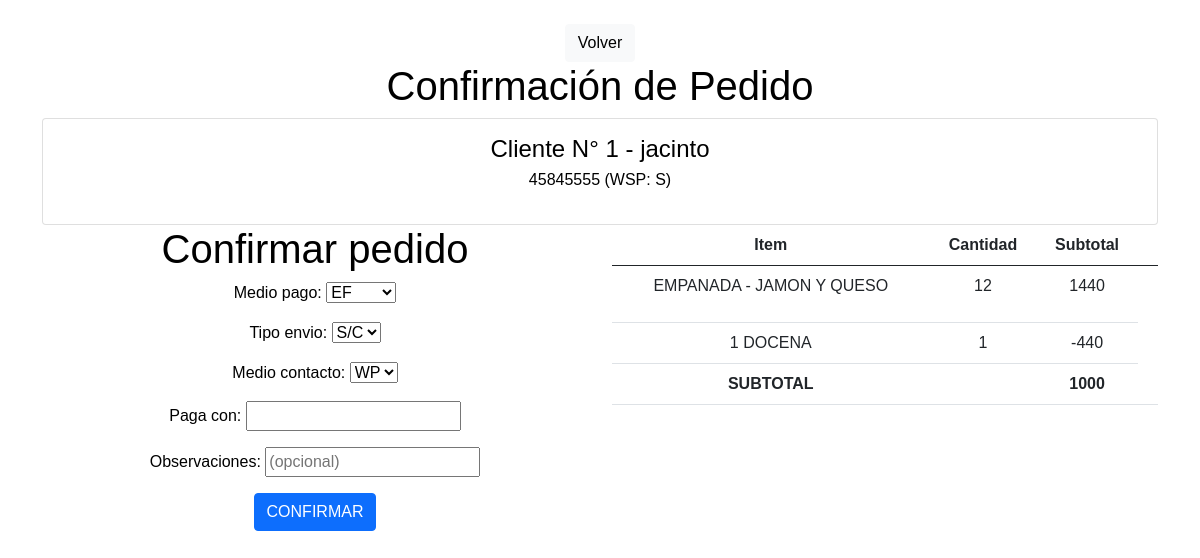
Page /confirmacion/1/1 (signed in) on the committed database.
### MODULOS/Cliente/models.py (models this page shows, shortened)
class Cliente(models.Model):
    id_cliente= models.AutoField(primary_key=True)
    nombre=models.CharField(max_length=15)
    direccion=models.ForeignKey(Direccion, on_delete=models.CASCADE)
    telefono=models.PositiveBigIntegerField()
    es_whatsapp=models.CharField(choices=SI_NO, max_length=2)
    telefono2=models.PositiveBigIntegerField(blank=True, null=True)
    es_whatsapp2=models.CharField(blank=True, null=True, choices=SI_NO, max_length=2)
    categoria=models.CharField(max_length=50, blank=True, null=True)
    fecha_alta=models.DateField(auto_now=True)
    objects=models.Manager()

### MODULOS/Pedidos/models.py (models this page shows)
class MediosPagos(models.Model):
    medio_pago=models.CharField(max_length=3, choices=MEDIOS_PAGO)
    def __str__(self):
        t="{}"
        return t.format(self.medio_pago)

class TiposEnvios(models.Model):
    tipo_envio=models.CharField(max_length=20)
    precio=models.IntegerField()
    def __str__(self):
        t="{}"
        return t.format(self.tipo_envio)

### MODULOS/Carrito/models.py (models this page shows, shortened)
class Cart(models.Model):
    pedido=models.ForeignKey(NumeroPedido, on_delete=models.CASCADE, null=False, blank=False)
    id_cliente=models.ForeignKey(Cliente, on_delete=models.CASCADE, null=False, blank=False)
    producto=models.ForeignKey(Producto, on_delete=models.CASCADE,null=False, blank=False)
    cantidad=models.PositiveIntegerField(validators=[CantidadMayorCeroValidador])
    subtotal=models.PositiveIntegerField(null=True, blank=True)
    observaciones=models.CharField(max_length=100, null=True, blank=True)
    objects=models.Manager()

class CartPromociones(models.Model):
    pedido=models.ForeignKey(NumeroPedido, on_delete=models.CASCADE, null=False, blank=False)
    id_cliente=models.ForeignKey(Cliente, on_delete=models.CASCADE, null=False, blank=False)
    id_promocion=models.ForeignKey(Promocion, on_delete=models.CASCADE, null=True, blank=True)
    cantidad=models.PositiveIntegerField(validators=[CantidadMayorCeroValidador])
    subtotal=models.IntegerField(null=True, blank=True)
    objects=models.Manager()

### MODULOS/Inventario/models.py (models this page shows)
class Producto(models.Model):
    id_producto=models.CharField(max_length=20)
    categoria=models.ForeignKey(CategoriasProductos, on_delete=models.CASCADE, default="")
    nombre=models.CharField(max_length=20)
    tamano=models.CharField(choices=TAMANO_PRODUCTOS, max_length=20)
    precio=models.PositiveBigIntegerField()
    objects=models.Manager()
    def __str__(self):
        txt="{} - {}"
        return txt.format(self.categoria,self.nombre)

class CategoriasProductos(models.Model):
    categoria=models.CharField(max_length=20)
    def __str__(self):
        txt="{}"
        return txt.format(self.categoria)

class Promocion (models.Model):
    id_promocion=models.CharField(max_length=20)
    tipo_promocion=models.CharField(choices=TIPOS_PROMOCIONES, max_length=2)
    valor_promocion_semana=models.IntegerField(validators=[ValorPromocionValidador])
    valor_promocion_fin_de_semana=models.IntegerField(validators=[ValorPromocionValidador])
    objects=models.Manager()
    def __str__ (self):
        txt="{}"
        return txt.format(self.id_promocion)

### MODULOS/Pedidos/views.py (the view, shortened to what this page needs)
# urls.py: path('confirmacion/<int:id_cliente>/<int:pedido>',confirmacion_pedido, name="confirmacion_pedido"),
@login_required
def confirmacion_pedido(request, id_cliente, pedido):
    fk_cliente=Cliente.objects.get(id_cliente=id_cliente)
    fk_pedido=NumeroPedido.objects.get(pedido=pedido)
    carrito=Cart.objects.filter(pedido=pedido).select_related()
    promociones=CartPromociones.objects.select_related().filter(pedido=pedido)
    def calcular_subtotal():
        t=[]
        for p in carrito:
            t.append(p.subtotal)
        for promo in promociones:
            t.append(int(promo.subtotal))
        return sum(t)
    form=PedidosForm()
    form_nuevo_cliente=ClienteForm()
    context={"form":form,
             "cliente":fk_cliente, "carrito":carrito,
             'id_cliente':id_cliente, "pedido":pedido,
             'promociones':promociones, 'subtotal':calcular_subtotal()}
    return render(request, "confirmacion.html", context)

### MODULOS/Pedidos/forms.py
class PedidosForm(ModelForm):
    observaciones= forms.CharField(label='Observaciones', required=False,
                    widget=forms.TextInput(attrs={'placeholder': '(opcional)'}))
    class Meta:
        model=Pedido
        fields=["medio_pago","tipo_envio","medio_contacto","paga_con", "observaciones"]

### MODULOS/Pedidos/models.py (called while the page is built)
    def __str__(self):
        t="{}"
        return t.format(self.medio)

### templates/confirmacion.html (shortened to what this page needs)
{% load static %}
<!DOCTYPE html>
<html lang="en">
<head>
    <link rel="stylesheet" href="{% static 'assets/bootstrap/css/bootstrap.min.css' %}">
    <link rel="stylesheet" href="{% static 'assets/css/styles.css' %}">
</head>
<body>
    <ul style="display: inline;">
        <li style="display: inline;">
            <div class="container">
                <div class="row">
                    <div class="col-md-12"><button class="btn btn-light" type="button" data-bs-target="#modal-1" data-bs-toggle="modal">Volver</button>
                    </div>
                </div>
            </div>
        </li>
        <li style="display: inline;">
            <div class="container">
                <div class="row">
                    <div class="col-md-12">
                        <h1>Confirmación de Pedido</h1>
                    </div>
                </div>
            </div>
        </li>
    </ul>
    <div class="container">
        <div class="row">
            <div class="col-md-12">
                <div class="card">
                    <div class="card-body">
                        <h4 class="card-title">Cliente N° {{cliente.id_cliente}} - {{cliente.nombre}}</h4>
                            <p class="card-text">{{cliente.telefono}} (WSP: {{cliente.es_whatsapp}})
                            </p><a class="card-link" href="#"></a>
                    </div>
                </div>
            </div>
        </div>
    </div>
    <div class="container">
        <div class="row">
            <div class="col-md-6 text-center">
                <h1>Confirmar pedido</h1>
                <form action="" class="form-group" method="POST">
                    {{form.as_p}}
                    <input class="btn btn-primary" type="submit" value="CONFIRMAR" />
                </form>
            </div>
<div class="col-md-6">
                <div class="table-responsive">
                    <table class="table">
                        <thead>
                            <tr>
                                <th>Item</th>
                                <th>Cantidad</th>
                                <th>Subtotal</th>
                                <th></th>
                            </tr>
                        </thead>
                        <tbody>
                        {% for obj in carrito%}
                            <tr>
                                <td>{{obj.producto}}
                                </td>
                                <td>{{obj.cantidad}}</td>
                                <td>{{obj.subtotal}}</td>
                            </tr>
                        {% endfor %}
                        {% for obj in promociones%}
                        <tr>
                            <td>{{obj.id_promocion}}</td>
                            <td>{{obj.cantidad}}</td>
                            <td>{{obj.subtotal}}</td>
                        </tr>
                        {% endfor %}
                            <td><b>SUBTOTAL</b></td>
                            <td><b>{{cantidad_productos}}</b></td>
                            <td><b>{{subtotal}}</b></td>
                            <td></td>
                        </tbody>
                    </table>
                </div>
            </div>
        </div>
    </div>
</body>
</html>

### static/assets/css/styles.css (style rules this page uses)
body { background-color: white; background-position: center center; background-attachment: fixed; background-repeat: no-repeat; background-size: cover; align-content: center; text-align: center; font-family:Verdana, Geneva, Tahoma, sans-serif; color: black; }
.card { color:black !important; }

### rows in the picture
Cliente: id_cliente "1", nombre "jacinto", telefono "45845555", es_whatsapp "S"
MediosPagos: medio_pago "EF"
TiposEnvios: tipo_envio "S/C"
Cart: producto "EMPANADA - JAMON Y QUESO", cantidad "12", subtotal "1440"
CartPromociones: id_promocion "1 DOCENA", cantidad "1", subtotal "-440"

### other values in the picture
{{ subtotal }} "1000"
